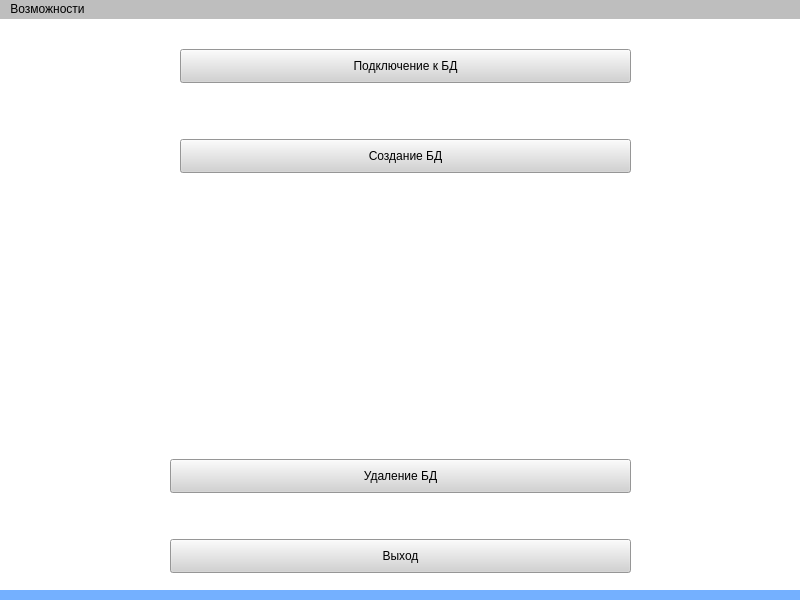
<?xml version="1.0" encoding="UTF-8"?>
<ui version="4.0">
 <class>MainWindow</class>
 <widget class="QMainWindow" name="MainWindow">
  <property name="geometry">
   <rect>
    <x>0</x>
    <y>0</y>
    <width>800</width>
    <height>600</height>
   </rect>
  </property>
  <property name="windowTitle">
   <string>MainWindow</string>
  </property>
  <property name="styleSheet">
   <string notr="true">background-color: rgb(116, 176, 255);</string>
  </property>
  <widget class="QWidget" name="centralwidget">
   <widget class="QPushButton" name="pushButton_3">
    <property name="geometry">
     <rect>
      <x>180</x>
      <y>30</y>
      <width>451</width>
      <height>34</height>
     </rect>
    </property>
    <property name="styleSheet">
     <string notr="true">background-color: rgb(210, 210, 210);</string>
    </property>
    <property name="text">
     <string>Подключение к БД</string>
    </property>
   </widget>
   <widget class="QPushButton" name="pushButton_4">
    <property name="geometry">
     <rect>
      <x>180</x>
      <y>120</y>
      <width>451</width>
      <height>34</height>
     </rect>
    </property>
    <property name="styleSheet">
     <string notr="true">background-color: rgb(210, 210, 210);
</string>
    </property>
    <property name="text">
     <string>Создание БД</string>
    </property>
   </widget>
   <widget class="QPushButton" name="pushButton_2">
    <property name="geometry">
     <rect>
      <x>170</x>
      <y>440</y>
      <width>461</width>
      <height>34</height>
     </rect>
    </property>
    <property name="mouseTracking">
     <bool>false</bool>
    </property>
    <property name="acceptDrops">
     <bool>false</bool>
    </property>
    <property name="toolTip">
     <string/>
    </property>
    <property name="styleSheet">
     <string notr="true">background-color: rgb(210, 210, 210);
</string>
    </property>
    <property name="text">
     <string>Удаление БД</string>
    </property>
   </widget>
   <widget class="QPushButton" name="pushButton">
    <property name="geometry">
     <rect>
      <x>170</x>
      <y>520</y>
      <width>461</width>
      <height>34</height>
     </rect>
    </property>
    <property name="styleSheet">
     <string notr="true">background-color: rgb(210, 210, 210);
</string>
    </property>
    <property name="text">
     <string>Выход</string>
    </property>
   </widget>
   <widget class="QLabel" name="background">
    <property name="geometry">
     <rect>
      <x>0</x>
      <y>0</y>
      <width>801</width>
      <height>571</height>
     </rect>
    </property>
    <property name="styleSheet">
     <string notr="true">background-color: rgb(255, 255, 255);</string>
    </property>
    <property name="text">
     <string/>
    </property>
    <property name="pixmap">
     <pixmap resource="resource.qrc">:/image/background.jpg</pixmap>
    </property>
   </widget>
   <zorder>background</zorder>
   <zorder></zorder>
   <zorder>pushButton_3</zorder>
   <zorder>pushButton_4</zorder>
   <zorder>pushButton_2</zorder>
   <zorder>pushButton</zorder>
  </widget>
  <widget class="QMenuBar" name="menubar">
   <property name="geometry">
    <rect>
     <x>0</x>
     <y>0</y>
     <width>800</width>
     <height>30</height>
    </rect>
   </property>
   <property name="styleSheet">
    <string notr="true">background-color: rgb(190, 190, 190);</string>
   </property>
   <widget class="QMenu" name="menu">
    <property name="title">
     <string>Возможности</string>
    </property>
    <addaction name="action"/>
    <addaction name="action_2"/>
    <addaction name="action_3"/>
   </widget>
   <addaction name="menu"/>
  </widget>
  <action name="action">
   <property name="icon">
    <iconset>
     <normaloff>:/image/power_off.jpg</normaloff>:/image/power_off.jpg</iconset>
   </property>
   <property name="text">
    <string>Выключение компьютера</string>
   </property>
   <property name="menuRole">
    <enum>QAction::TextHeuristicRole</enum>
   </property>
  </action>
  <action name="action_2">
   <property name="icon">
    <iconset>
     <normaloff>:/image/reboot.png</normaloff>:/image/reboot.png</iconset>
   </property>
   <property name="text">
    <string>Перезагрузка компьютера</string>
   </property>
  </action>
  <action name="action_3">
   <property name="icon">
    <iconset>
     <normaloff>:/image/exit.png</normaloff>:/image/exit.png</iconset>
   </property>
   <property name="text">
    <string>Выход</string>
   </property>
   <property name="shortcutContext">
    <enum>Qt::WindowShortcut</enum>
   </property>
  </action>
 </widget>
 <resources>
  <include location="resource.qrc"/>
 </resources>
 <connections>
  <connection>
   <sender>pushButton</sender>
   <signal>clicked()</signal>
   <receiver>MainWindow</receiver>
   <slot>close()</slot>
   <hints>
    <hint type="sourcelabel">
     <x>789</x>
     <y>576</y>
    </hint>
    <hint type="destinationlabel">
     <x>381</x>
     <y>476</y>
    </hint>
   </hints>
  </connection>
 </connections>
</ui>
